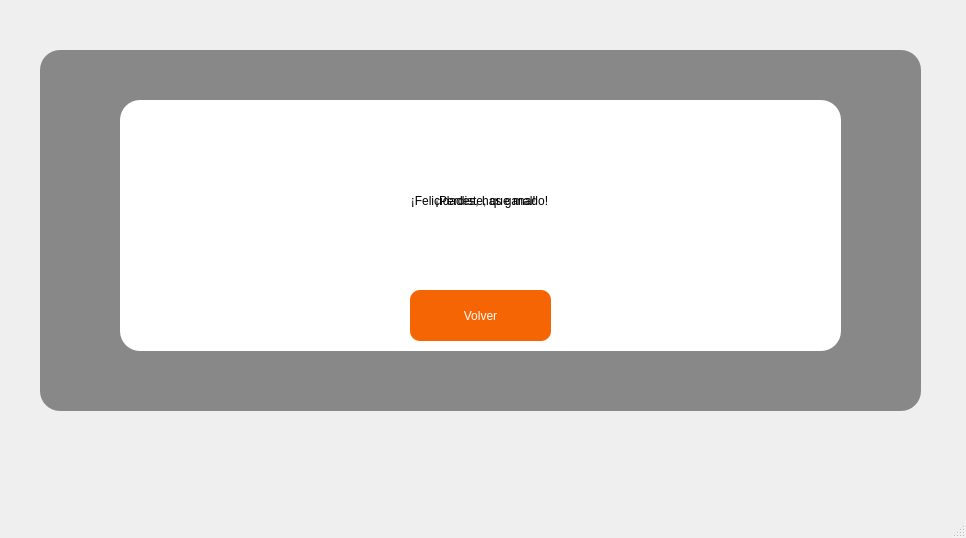
<?xml version="1.0" encoding="UTF-8"?>
<ui version="4.0">
 <class>MainWindow</class>
 <widget class="QMainWindow" name="MainWindow">
  <property name="geometry">
   <rect>
    <x>0</x>
    <y>0</y>
    <width>966</width>
    <height>538</height>
   </rect>
  </property>
  <property name="windowTitle">
   <string>MainWindow</string>
  </property>
  <widget class="QWidget" name="centralwidget">
   <widget class="QLabel" name="label">
    <property name="geometry">
     <rect>
      <x>-6</x>
      <y>-5</y>
      <width>971</width>
      <height>521</height>
     </rect>
    </property>
    <property name="text">
     <string/>
    </property>
    <property name="pixmap">
     <pixmap>sprites/background/fight_v2.png</pixmap>
    </property>
    <property name="scaledContents">
     <bool>true</bool>
    </property>
   </widget>
   <widget class="QLabel" name="label_2">
    <property name="geometry">
     <rect>
      <x>40</x>
      <y>10</y>
      <width>901</width>
      <height>511</height>
     </rect>
    </property>
    <property name="text">
     <string/>
    </property>
    <property name="pixmap">
     <pixmap>sprites/background/table.png</pixmap>
    </property>
    <property name="scaledContents">
     <bool>true</bool>
    </property>
   </widget>
   <widget class="QLabel" name="label_3">
    <property name="geometry">
     <rect>
      <x>40</x>
      <y>50</y>
      <width>881</width>
      <height>361</height>
     </rect>
    </property>
    <property name="autoFillBackground">
     <bool>false</bool>
    </property>
    <property name="styleSheet">
     <string notr="true">background-color: rgba(0, 0, 0, 110);
 border-radius: 20px;	</string>
    </property>
    <property name="text">
     <string/>
    </property>
   </widget>
   <widget class="QPushButton" name="boton_volver">
    <property name="geometry">
     <rect>
      <x>410</x>
      <y>290</y>
      <width>141</width>
      <height>51</height>
     </rect>
    </property>
    <property name="styleSheet">
     <string notr="true">border-radius: 10px;
font: 12pt &quot;Showcard Gothic&quot;;
color: rgb(255, 255, 255);
background-color: rgb(246, 101, 4);</string>
    </property>
    <property name="text">
     <string>Volver</string>
    </property>
   </widget>
   <widget class="QLabel" name="label_4">
    <property name="geometry">
     <rect>
      <x>120</x>
      <y>100</y>
      <width>721</width>
      <height>251</height>
     </rect>
    </property>
    <property name="autoFillBackground">
     <bool>false</bool>
    </property>
    <property name="styleSheet">
     <string notr="true">background-color: rgb(255, 255, 255);
 border-radius: 20px;	</string>
    </property>
    <property name="text">
     <string/>
    </property>
   </widget>
   <widget class="QLabel" name="label_ganaste">
    <property name="geometry">
     <rect>
      <x>124</x>
      <y>160</y>
      <width>711</width>
      <height>81</height>
     </rect>
    </property>
    <property name="styleSheet">
     <string notr="true">font: 20pt &quot;Showcard Gothic&quot;;</string>
    </property>
    <property name="text">
     <string>¡Felicidades, has ganado!</string>
    </property>
    <property name="alignment">
     <set>Qt::AlignCenter</set>
    </property>
   </widget>
   <widget class="QLabel" name="label_perdiste">
    <property name="geometry">
     <rect>
      <x>130</x>
      <y>160</y>
      <width>711</width>
      <height>81</height>
     </rect>
    </property>
    <property name="styleSheet">
     <string notr="true">font: 20pt &quot;Showcard Gothic&quot;;</string>
    </property>
    <property name="text">
     <string>¡Perdiste, que mal!</string>
    </property>
    <property name="alignment">
     <set>Qt::AlignCenter</set>
    </property>
   </widget>
   <zorder>label</zorder>
   <zorder>label_3</zorder>
   <zorder>label_2</zorder>
   <zorder>label_4</zorder>
   <zorder>boton_volver</zorder>
   <zorder>label_ganaste</zorder>
   <zorder>label_perdiste</zorder>
  </widget>
  <widget class="QStatusBar" name="statusbar"/>
 </widget>
 <resources/>
 <connections/>
</ui>
